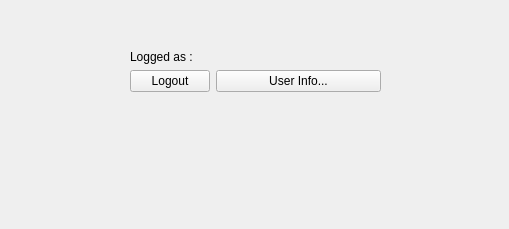
<?xml version="1.0" encoding="UTF-8"?>
<ui version="4.0">
 <class>UserPanel</class>
 <widget class="QMainWindow" name="UserPanel">
  <property name="geometry">
   <rect>
    <x>0</x>
    <y>0</y>
    <width>509</width>
    <height>229</height>
   </rect>
  </property>
  <property name="windowTitle">
   <string>MainWindow</string>
  </property>
  <widget class="QWidget" name="centralwidget">
   <widget class="QWidget" name="">
    <property name="geometry">
     <rect>
      <x>130</x>
      <y>50</y>
      <width>251</width>
      <height>87</height>
     </rect>
    </property>
    <layout class="QFormLayout" name="formLayout">
     <item row="0" column="0">
      <widget class="QLabel" name="logged_as">
       <property name="text">
        <string>Logged as :</string>
       </property>
      </widget>
     </item>
     <item row="0" column="1">
      <widget class="QLabel" name="username_lbl">
       <property name="text">
        <string/>
       </property>
      </widget>
     </item>
     <item row="2" column="0">
      <widget class="QPushButton" name="logout_btn">
       <property name="text">
        <string>Logout</string>
       </property>
      </widget>
     </item>
     <item row="2" column="1">
      <widget class="QPushButton" name="userinfo_btn">
       <property name="text">
        <string>User Info...</string>
       </property>
      </widget>
     </item>
    </layout>
   </widget>
  </widget>
 </widget>
 <resources/>
 <connections/>
</ui>
